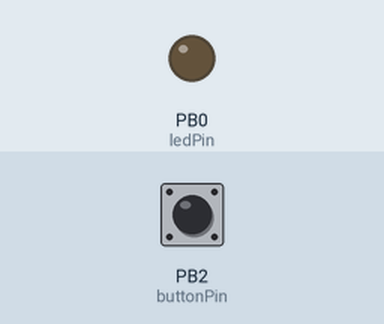
A sketch run on a simulated ATtiny85, built with avr-gcc and run on an emulated ATtiny85. Shown: output pins drawn as LEDs (lit = HIGH). The inputs (shaded band) are chosen by the test bench; at power-on: PB2 (buttonPin) HIGH.

Above: at 1.2 s.
1.3 s: PB2 (buttonPin) pulled LOW for 3.2 s
At 3.9 s:
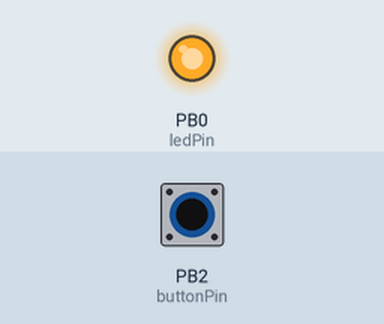
6.0 s: PB2 (buttonPin) pulled LOW for 0.15 s
At 7.4 s:
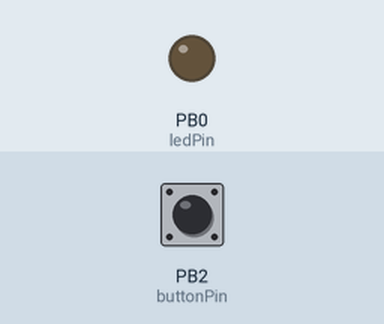
8.0 s: PB2 (buttonPin) pulled LOW for 1 s
At 8.32 s:
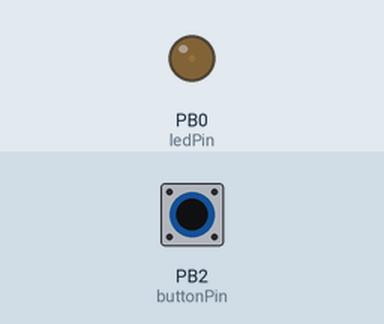
Timing chart, 0 to 11.0 s (numbered marks = the images above; inputs shaded):
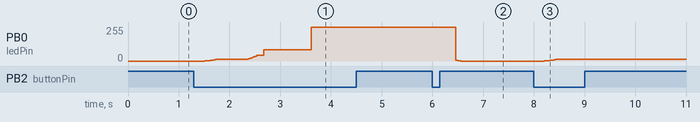

The sketch:

final.ino
```cpp
#define F_CPU 8000000

#include <avr/io.h>
#include <util/delay.h>


// Gamma table generated from gamma/gamma.py
const unsigned int PROGMEM gamma_table[255] = {
  0, 0, 0, 0, 0, 0, 0, 0, 0, 0, 0, 0, 0, 0, 0, 0, 0, 0, 0, 0, 0, 0, 0, 0, 0, 0, 0, 0, 1, 1, 1, 1, 1, 1, 1, 1, 1, 1, 1, 1, 1, 2, 2, 2, 2, 2, 2, 2, 2, 3, 3, 3, 3, 3, 3, 4, 4, 4, 4, 4, 4, 5, 5, 5, 5, 6, 6, 6, 6, 7, 7, 7, 7, 8, 8, 8, 9, 9, 9, 10, 10, 10, 11, 11, 12, 12, 12, 13, 13, 14, 14, 14, 15, 15, 16, 16, 17, 17, 18, 18, 19, 19, 20, 20, 21, 21, 22, 23, 23, 24, 24, 25, 26, 26, 27, 28, 28, 29, 30, 31, 31, 32, 33, 33, 34, 35, 36, 37, 37, 38, 39, 40, 41, 42, 43, 43, 44, 45, 46, 47, 48, 49, 50, 51, 52, 53, 54, 55, 56, 57, 58, 59, 61, 62, 63, 64, 65, 66, 67, 69, 70, 71, 72, 74, 75, 76, 78, 79, 80, 81, 83, 84, 86, 87, 88, 90, 91, 93, 94, 96, 97, 99, 100, 102, 103, 105, 107, 108, 110, 111, 113, 115, 116, 118, 120, 122, 123, 125, 127, 129, 131, 132, 134, 136, 138, 140, 142, 144, 146, 148, 150, 152, 154, 156, 158, 160, 162, 164, 166, 168, 171, 173, 175, 177, 179, 182, 184, 186, 188, 191, 193, 195, 198, 200, 203, 205, 208, 210, 213, 215, 218, 220, 223, 225, 228, 230, 233, 236, 238, 241, 244, 247, 249, 252, 255,
};

const int ledPin = 0;
const int buttonPin = 2;
int buttonState = 0;
int correctedValue = 0;


void setup()  {
  // Enable Fast PWM - https://www.re-innovation.co.uk/docs/fast-pwm-on-attiny85/
  TCCR0A = 2<<COM0A0 | 2<<COM0B0 | 3<<WGM00;
  TCCR0B = 0<<WGM02 | 1<<CS00;

  pinMode(ledPin, OUTPUT);
  pinMode(buttonPin, INPUT);
}

void loop()  {
  showPwm(0);

  // Increment brightness if sensor active (user's hand is near) and continue increasing if sensor remains active
  waitButtonPress();
  for (int fadeValue = 1 ; fadeValue <= 85; fadeValue += 1) {
    showPwm(fadeValue);
    _delay_ms(4);
  }
  _delay_ms(500);

  waitButtonPress();
  for (int fadeValue = 86 ; fadeValue <= 170; fadeValue += 1) {
    showPwm(fadeValue);
    _delay_ms(4);
  }
  _delay_ms(500);

  waitButtonPress();
  for (int fadeValue = 171 ; fadeValue <= 254; fadeValue += 1) {
    showPwm(fadeValue);
    _delay_ms(4);
  }
  _delay_ms(500);

  // Don't turn the light off until the sensor has deactivated (user removed their hand)
  waitButtonRelease();

  waitButtonPress();
  for (int fadeValue = 253 ; fadeValue >= 1; fadeValue -= 1) {
    showPwm(fadeValue);
    _delay_ms(2);
  }
  _delay_ms(500);

  // Wait for sensor deactivating again before switching light back on
  waitButtonRelease();
}

bool waitButtonPress() {
  while (true) {
    buttonState = digitalRead(buttonPin);
    if (buttonState == LOW) {
      _delay_ms(100);
      buttonState = digitalRead(buttonPin);
      if (buttonState == LOW) {
        return true;
      }
    }
  }
}

bool waitButtonRelease() {
  while (true) {
    buttonState = digitalRead(buttonPin);
    if (buttonState == HIGH) {
      _delay_ms(100);
      buttonState = digitalRead(buttonPin);
      if (buttonState == HIGH) {
        return true;
      }
    }
  }
}

void showPwm(int val) {
  correctedValue = pgm_read_byte(&gamma_table[val]);
  analogWrite(ledPin, correctedValue);
}
```

Measured:
- after the input at 1.3 s, PB0 (ledPin): moves from 0/255 to 255/255 over 2.1 s, starting after 0.21 s
- after the input at 6.0 s, PB0 (ledPin): 255/255 → 0/255 after 0.46 s
- after the input at 8.0 s, PB0 (ledPin): moves from 0/255 to 12/255 over 0.22 s, starting after 0.21 s
